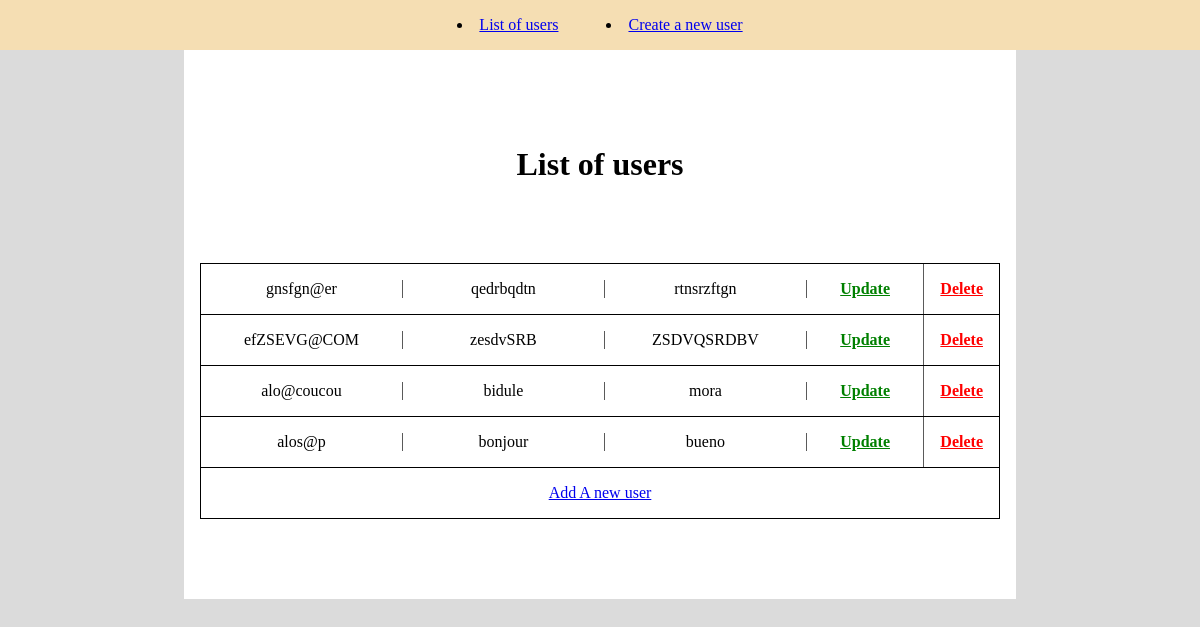
The page / on the database its author committed.
### tables this page shows
CREATE TABLE IF NOT EXISTS `users` (
  `id` int NOT NULL AUTO_INCREMENT,
  `email` text NOT NULL,
  `first_name` text NOT NULL,
  `last_name` text NOT NULL,
  PRIMARY KEY (`id`)
);

### controllers/UserController.php (called while the page is built, shortened)
<?php
class UserController
{
  public function list()
  {
    $layoutContent = 'list_user';
    $users = (new UserManager())->findAllUsers();
    require './templates/layout.phtml';
  }
}

### index.php (called while the page is built, shortened)
<?php
$router = new Router();
$router->routing($_GET);

### managers/AbstractManager.php (called while the page is built, shortened)
<?php
class AbstractManager
{
  public function __construct()
  {
    $dbHost = 'localhost';
    $dbName = 'mvc_atch_retour';
    $dbUser = 'root';
    $dbPassword = '';
    try {
      $dsn = "mysql:host=$dbHost;dbname=$dbName";
      $this->db = new PDO($dsn, $dbUser, $dbPassword);
    } catch (PDOException $e) {
      die("Erreur de connexion à la base de données : " . $e->getMessage());
    }
  }
}

### managers/UserManager.php (called while the page is built, shortened)
<?php
class UserManager extends AbstractManager
{
  public function findAllUsers(): array
  {
    $query = $this->db->prepare(
      'SELECT * FROM users'
    );
    $query->execute();
    $users = $query->fetchAll(PDO::FETCH_ASSOC);
    return $users;
  }
}

### templates/users/list.phtml (the view)
<main>
  <h1>List of users</h1>
  <div class="user-list">
    <?php foreach ($users as $user): ?>
      <div class="user-line">
        <p><?php echo $user['email']; ?></p>
        <p><?php echo $user['first_name']; ?></p>
        <p><?php echo $user['last_name']; ?></p>
        <a class="update" href="index.php?route=update_user_form&id=<?php echo $user['id']; ?>">Update</a>
        <a class="delete" href="index.php?route=delete_user&id=<?php echo $user['id']; ?>">Delete</a>
      </div>
    <?php endforeach; ?>
    <div class="add-new"><a href="index.php?route=create_user_form">Add A new user</a></div>
  </div>
</main>

### config/Router.php (shortened to what this page needs)
<?php
class Router
{
  public function routing($get)
  {
    $route = $get['route'] ?? null;
    $userController = new UserController();
    switch ($route) {
      default:
        $userController->list();
        break;
    }
  }
}

### templates/layout.phtml (shortened to what this page needs)
<!DOCTYPE html>
<html lang="en">
<head>
  <link rel="stylesheet" href="./assets/styles/style.css">
</head>
<body>
  <nav>
    <li><a href="index.php?route=list_user">List of users</a></li>
    <li><a href="index.php?route=create_user_form">Create a new user</a></li>
  </nav>
  <?php
  switch ($layoutContent) {
    case 'list_user':
      require './templates/users/list.phtml';
    default:
      break;
  }
  ?>
</body>
</html>

### assets/styles/style.css (style rules this page uses)
body { margin: 0; background-color: rgba(209, 209, 209, 0.777); }
main { max-width: 800px; margin-inline: auto; background-color: white; padding: 1rem; padding-bottom: 5rem; }
h1 { text-align: center; margin-block: 5rem; }
nav { width: 100%; display: flex; justify-content: center; gap: 3rem; padding-block: 1rem; background-color: wheat; }
.user-list > :first-child { border-top: 1px solid black; }
.user-line { display: flex; border: 1px solid black; border-top: none; }
.user-line > * { width: 25%; display: flex; align-items: center; padding-inline: 1rem; justify-content: center; border-right: 1px solid rgb(90, 90, 90); }
.user-line > *:last-child { border-right: none; }
.delete { color: red; font-weight: bold; flex: 1; }
.update { color: green; font-weight: bold; width: 12.5%; }
.add-new { padding: 1rem; text-align: center; border: 1px solid black; border-top: none; }

### rows shown on the page
users: email "gnsfgn@er", first_name "qedrbqdtn", last_name "rtnsrzftgn"
users: email "efZSEVG@COM", first_name "zesdvSRB", last_name "ZSDVQSRDBV"
users: email "alo@coucou", first_name "bidule", last_name "mora"
users: email "alos@p", first_name "bonjour", last_name "bueno"
